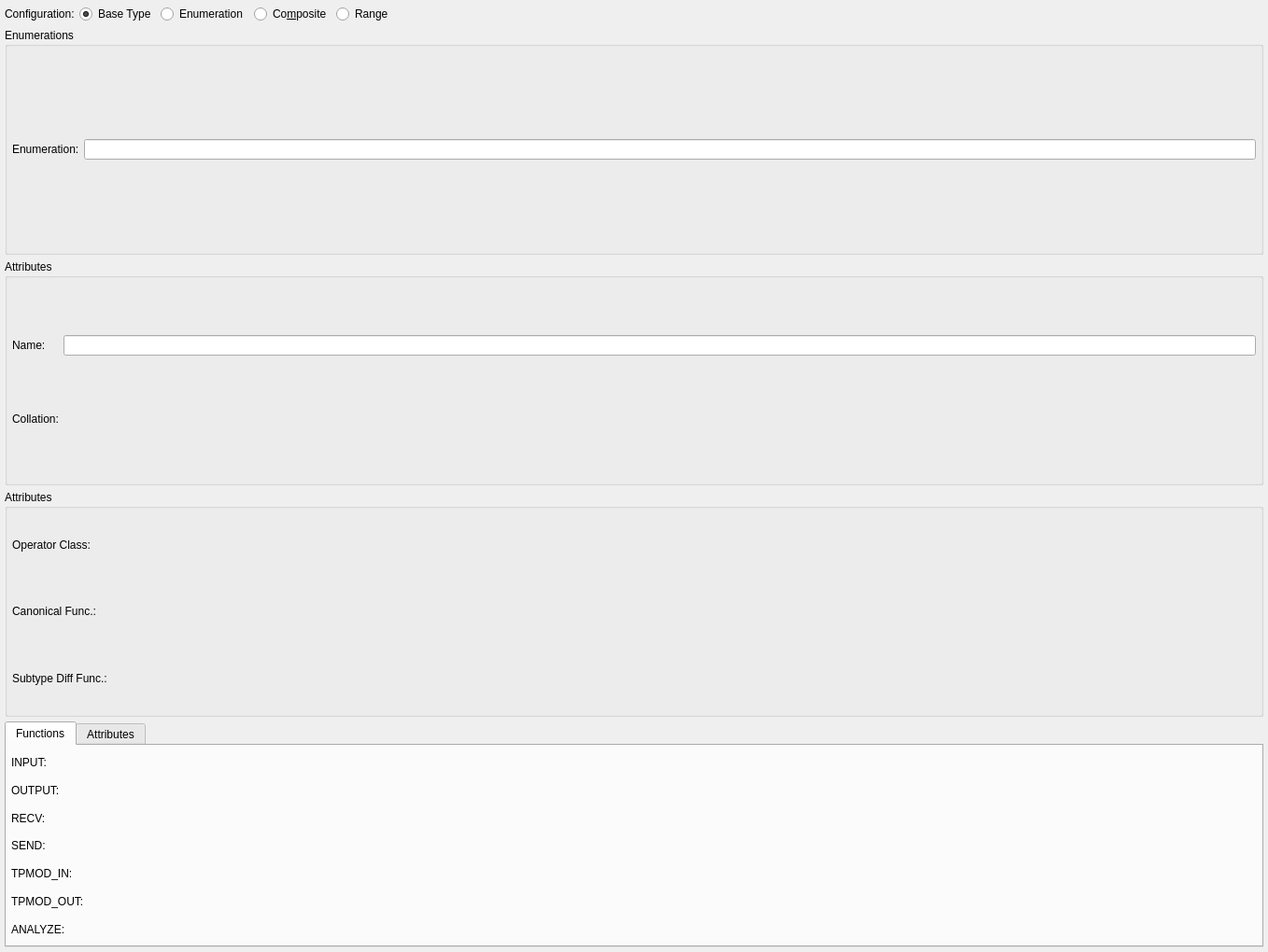
<?xml version="1.0" encoding="UTF-8"?>
<ui version="4.0">
 <class>TypeWidget</class>
 <widget class="QWidget" name="TypeWidget">
  <property name="geometry">
   <rect>
    <x>0</x>
    <y>0</y>
    <width>1358</width>
    <height>1020</height>
   </rect>
  </property>
  <property name="minimumSize">
   <size>
    <width>0</width>
    <height>0</height>
   </size>
  </property>
  <layout class="QGridLayout" name="type_grid">
   <property name="leftMargin">
    <number>5</number>
   </property>
   <property name="topMargin">
    <number>5</number>
   </property>
   <property name="rightMargin">
    <number>5</number>
   </property>
   <property name="bottomMargin">
    <number>5</number>
   </property>
   <property name="spacing">
    <number>5</number>
   </property>
   <item row="0" column="4">
    <widget class="QRadioButton" name="range_rb">
     <property name="sizePolicy">
      <sizepolicy hsizetype="Expanding" vsizetype="Fixed">
       <horstretch>0</horstretch>
       <verstretch>0</verstretch>
      </sizepolicy>
     </property>
     <property name="text">
      <string>Range</string>
     </property>
    </widget>
   </item>
   <item row="4" column="0" colspan="5">
    <widget class="QTabWidget" name="base_attribs_twg">
     <property name="currentIndex">
      <number>0</number>
     </property>
     <widget class="QWidget" name="tab_2">
      <attribute name="title">
       <string>Functions</string>
      </attribute>
      <layout class="QGridLayout" name="gridLayout_3">
       <property name="leftMargin">
        <number>5</number>
       </property>
       <property name="topMargin">
        <number>5</number>
       </property>
       <property name="rightMargin">
        <number>5</number>
       </property>
       <property name="bottomMargin">
        <number>5</number>
       </property>
       <property name="spacing">
        <number>5</number>
       </property>
       <item row="0" column="0">
        <widget class="QLabel" name="input_lbl">
         <property name="text">
          <string>INPUT:</string>
         </property>
        </widget>
       </item>
       <item row="1" column="0">
        <widget class="QLabel" name="output_lbl">
         <property name="text">
          <string>OUTPUT:</string>
         </property>
        </widget>
       </item>
       <item row="2" column="0">
        <widget class="QLabel" name="recv_lbl">
         <property name="text">
          <string>RECV:</string>
         </property>
        </widget>
       </item>
       <item row="3" column="0">
        <widget class="QLabel" name="send_lbl">
         <property name="text">
          <string>SEND:</string>
         </property>
        </widget>
       </item>
       <item row="4" column="0">
        <widget class="QLabel" name="tpmod_in_lbl">
         <property name="text">
          <string>TPMOD_IN:</string>
         </property>
        </widget>
       </item>
       <item row="5" column="0">
        <widget class="QLabel" name="tpmod_out_lbl">
         <property name="text">
          <string>TPMOD_OUT:</string>
         </property>
        </widget>
       </item>
       <item row="6" column="0">
        <widget class="QLabel" name="analyze_lbl">
         <property name="text">
          <string>ANALYZE:</string>
         </property>
        </widget>
       </item>
      </layout>
     </widget>
     <widget class="QWidget" name="tab">
      <attribute name="title">
       <string>Attributes</string>
      </attribute>
      <layout class="QGridLayout" name="gridLayout_2">
       <property name="leftMargin">
        <number>5</number>
       </property>
       <property name="topMargin">
        <number>5</number>
       </property>
       <property name="rightMargin">
        <number>5</number>
       </property>
       <property name="bottomMargin">
        <number>5</number>
       </property>
       <property name="spacing">
        <number>5</number>
       </property>
       <item row="0" column="0">
        <widget class="QLabel" name="internal_len_lbl">
         <property name="text">
          <string>Internal Length:</string>
         </property>
        </widget>
       </item>
       <item row="0" column="1">
        <widget class="QSpinBox" name="internal_len_sb">
         <property name="sizePolicy">
          <sizepolicy hsizetype="Expanding" vsizetype="Fixed">
           <horstretch>0</horstretch>
           <verstretch>0</verstretch>
          </sizepolicy>
         </property>
         <property name="minimumSize">
          <size>
           <width>90</width>
           <height>0</height>
          </size>
         </property>
        </widget>
       </item>
       <item row="0" column="2">
        <widget class="QLabel" name="storage_lbl">
         <property name="text">
          <string>Storage:</string>
         </property>
        </widget>
       </item>
       <item row="0" column="3">
        <widget class="QComboBox" name="storage_cmb">
         <property name="iconSize">
          <size>
           <width>28</width>
           <height>28</height>
          </size>
         </property>
        </widget>
       </item>
       <item row="1" column="0" rowspan="3">
        <widget class="QLabel" name="by_value_lbl">
         <property name="text">
          <string>Options:</string>
         </property>
        </widget>
       </item>
       <item row="1" column="1" rowspan="3">
        <layout class="QVBoxLayout" name="verticalLayout">
         <property name="spacing">
          <number>5</number>
         </property>
         <item>
          <widget class="QCheckBox" name="by_value_chk">
           <property name="sizePolicy">
            <sizepolicy hsizetype="Expanding" vsizetype="Fixed">
             <horstretch>0</horstretch>
             <verstretch>0</verstretch>
            </sizepolicy>
           </property>
           <property name="text">
            <string>By value</string>
           </property>
          </widget>
         </item>
         <item>
          <widget class="QCheckBox" name="preferred_chk">
           <property name="sizePolicy">
            <sizepolicy hsizetype="Expanding" vsizetype="Fixed">
             <horstretch>0</horstretch>
             <verstretch>0</verstretch>
            </sizepolicy>
           </property>
           <property name="text">
            <string>Preferred</string>
           </property>
          </widget>
         </item>
         <item>
          <widget class="QCheckBox" name="collatable_chk">
           <property name="text">
            <string>Collatable</string>
           </property>
          </widget>
         </item>
        </layout>
       </item>
       <item row="1" column="2">
        <widget class="QLabel" name="category_lbl">
         <property name="text">
          <string>Category:</string>
         </property>
        </widget>
       </item>
       <item row="1" column="3">
        <widget class="QComboBox" name="category_cmb">
         <property name="iconSize">
          <size>
           <width>28</width>
           <height>28</height>
          </size>
         </property>
        </widget>
       </item>
       <item row="2" column="2">
        <widget class="QLabel" name="delimiter_lbl">
         <property name="text">
          <string>Delimiter:</string>
         </property>
        </widget>
       </item>
       <item row="2" column="3">
        <widget class="QLineEdit" name="delimiter_edt">
         <property name="maxLength">
          <number>1</number>
         </property>
         <property name="clearButtonEnabled">
          <bool>true</bool>
         </property>
        </widget>
       </item>
       <item row="3" column="2">
        <widget class="QLabel" name="default_value_lbl">
         <property name="text">
          <string>Default Value:</string>
         </property>
        </widget>
       </item>
       <item row="3" column="3">
        <widget class="QLineEdit" name="default_value_edt">
         <property name="clearButtonEnabled">
          <bool>true</bool>
         </property>
        </widget>
       </item>
       <item row="4" column="0">
        <widget class="QLabel" name="alignment_lbl">
         <property name="text">
          <string>Alignment:</string>
         </property>
        </widget>
       </item>
       <item row="4" column="1">
        <widget class="QComboBox" name="alignment_cmb">
         <property name="sizePolicy">
          <sizepolicy hsizetype="Expanding" vsizetype="Fixed">
           <horstretch>0</horstretch>
           <verstretch>0</verstretch>
          </sizepolicy>
         </property>
         <property name="minimumSize">
          <size>
           <width>90</width>
           <height>0</height>
          </size>
         </property>
         <property name="iconSize">
          <size>
           <width>28</width>
           <height>28</height>
          </size>
         </property>
         <item>
          <property name="text">
           <string>integer</string>
          </property>
         </item>
         <item>
          <property name="text">
           <string>char</string>
          </property>
         </item>
         <item>
          <property name="text">
           <string>smallint</string>
          </property>
         </item>
         <item>
          <property name="text">
           <string>double precision</string>
          </property>
         </item>
        </widget>
       </item>
       <item row="4" column="2" colspan="2">
        <spacer name="horizontalSpacer">
         <property name="orientation">
          <enum>Qt::Horizontal</enum>
         </property>
         <property name="sizeHint" stdset="0">
          <size>
           <width>255</width>
           <height>20</height>
          </size>
         </property>
        </spacer>
       </item>
      </layout>
     </widget>
    </widget>
   </item>
   <item row="0" column="0">
    <widget class="QLabel" name="configuration_lbl">
     <property name="sizePolicy">
      <sizepolicy hsizetype="Fixed" vsizetype="Preferred">
       <horstretch>0</horstretch>
       <verstretch>0</verstretch>
      </sizepolicy>
     </property>
     <property name="text">
      <string>Configuration:</string>
     </property>
    </widget>
   </item>
   <item row="0" column="1">
    <widget class="QRadioButton" name="base_type_rb">
     <property name="minimumSize">
      <size>
       <width>80</width>
       <height>0</height>
      </size>
     </property>
     <property name="text">
      <string>Base Type</string>
     </property>
     <property name="checked">
      <bool>true</bool>
     </property>
    </widget>
   </item>
   <item row="0" column="2">
    <widget class="QRadioButton" name="enumeration_rb">
     <property name="minimumSize">
      <size>
       <width>95</width>
       <height>0</height>
      </size>
     </property>
     <property name="text">
      <string>Enumeration</string>
     </property>
    </widget>
   </item>
   <item row="0" column="3">
    <widget class="QRadioButton" name="composite_rb">
     <property name="sizePolicy">
      <sizepolicy hsizetype="Preferred" vsizetype="Fixed">
       <horstretch>0</horstretch>
       <verstretch>0</verstretch>
      </sizepolicy>
     </property>
     <property name="minimumSize">
      <size>
       <width>80</width>
       <height>0</height>
      </size>
     </property>
     <property name="text">
      <string>Co&amp;mposite</string>
     </property>
    </widget>
   </item>
   <item row="1" column="0" colspan="5">
    <widget class="QGroupBox" name="enumerations_gb">
     <property name="sizePolicy">
      <sizepolicy hsizetype="Preferred" vsizetype="Expanding">
       <horstretch>0</horstretch>
       <verstretch>0</verstretch>
      </sizepolicy>
     </property>
     <property name="minimumSize">
      <size>
       <width>0</width>
       <height>100</height>
      </size>
     </property>
     <property name="title">
      <string>Enumerations</string>
     </property>
     <layout class="QGridLayout" name="gridLayout">
      <property name="leftMargin">
       <number>5</number>
      </property>
      <property name="topMargin">
       <number>5</number>
      </property>
      <property name="rightMargin">
       <number>5</number>
      </property>
      <property name="bottomMargin">
       <number>5</number>
      </property>
      <property name="spacing">
       <number>5</number>
      </property>
      <item row="0" column="0">
       <widget class="QLabel" name="enum_name_lbl">
        <property name="text">
         <string>Enumeration:</string>
        </property>
       </widget>
      </item>
      <item row="0" column="1">
       <widget class="QLineEdit" name="enum_name_edt">
        <property name="clearButtonEnabled">
         <bool>true</bool>
        </property>
       </widget>
      </item>
     </layout>
    </widget>
   </item>
   <item row="2" column="0" colspan="5">
    <widget class="QGroupBox" name="attributes_gb">
     <property name="sizePolicy">
      <sizepolicy hsizetype="Preferred" vsizetype="Expanding">
       <horstretch>0</horstretch>
       <verstretch>0</verstretch>
      </sizepolicy>
     </property>
     <property name="minimumSize">
      <size>
       <width>0</width>
       <height>100</height>
      </size>
     </property>
     <property name="title">
      <string>Attributes</string>
     </property>
     <layout class="QGridLayout" name="gridLayout_4">
      <property name="leftMargin">
       <number>5</number>
      </property>
      <property name="topMargin">
       <number>5</number>
      </property>
      <property name="rightMargin">
       <number>5</number>
      </property>
      <property name="bottomMargin">
       <number>5</number>
      </property>
      <property name="spacing">
       <number>5</number>
      </property>
      <item row="0" column="0">
       <widget class="QLabel" name="attrib_name_lbl">
        <property name="text">
         <string>Name:</string>
        </property>
       </widget>
      </item>
      <item row="0" column="1">
       <widget class="QLineEdit" name="attrib_name_edt">
        <property name="clearButtonEnabled">
         <bool>true</bool>
        </property>
       </widget>
      </item>
      <item row="1" column="0">
       <widget class="QLabel" name="atrib_collation_lbl">
        <property name="sizePolicy">
         <sizepolicy hsizetype="Preferred" vsizetype="Fixed">
          <horstretch>0</horstretch>
          <verstretch>0</verstretch>
         </sizepolicy>
        </property>
        <property name="text">
         <string>Collation:</string>
        </property>
       </widget>
      </item>
     </layout>
    </widget>
   </item>
   <item row="3" column="0" colspan="5">
    <widget class="QGroupBox" name="range_attribs_gb">
     <property name="sizePolicy">
      <sizepolicy hsizetype="Preferred" vsizetype="Expanding">
       <horstretch>0</horstretch>
       <verstretch>0</verstretch>
      </sizepolicy>
     </property>
     <property name="title">
      <string>Attributes</string>
     </property>
     <layout class="QGridLayout" name="gridLayout_5">
      <property name="leftMargin">
       <number>5</number>
      </property>
      <property name="topMargin">
       <number>5</number>
      </property>
      <property name="rightMargin">
       <number>5</number>
      </property>
      <property name="bottomMargin">
       <number>5</number>
      </property>
      <property name="spacing">
       <number>5</number>
      </property>
      <item row="2" column="0">
       <widget class="QLabel" name="diff_func_lbl">
        <property name="text">
         <string>Subtype Diff Func.:</string>
        </property>
       </widget>
      </item>
      <item row="0" column="0">
       <widget class="QLabel" name="op_class_lbl">
        <property name="text">
         <string>Operator Class:</string>
        </property>
       </widget>
      </item>
      <item row="1" column="0">
       <widget class="QLabel" name="canonical_func_lbl">
        <property name="text">
         <string>Canonical Func.:</string>
        </property>
       </widget>
      </item>
     </layout>
    </widget>
   </item>
  </layout>
 </widget>
 <tabstops>
  <tabstop>base_type_rb</tabstop>
  <tabstop>enumeration_rb</tabstop>
  <tabstop>composite_rb</tabstop>
  <tabstop>range_rb</tabstop>
  <tabstop>enum_name_edt</tabstop>
  <tabstop>attrib_name_edt</tabstop>
  <tabstop>base_attribs_twg</tabstop>
  <tabstop>internal_len_sb</tabstop>
  <tabstop>storage_cmb</tabstop>
  <tabstop>by_value_chk</tabstop>
  <tabstop>category_cmb</tabstop>
  <tabstop>preferred_chk</tabstop>
  <tabstop>delimiter_edt</tabstop>
  <tabstop>collatable_chk</tabstop>
  <tabstop>default_value_edt</tabstop>
  <tabstop>alignment_cmb</tabstop>
 </tabstops>
 <resources/>
 <connections/>
</ui>
